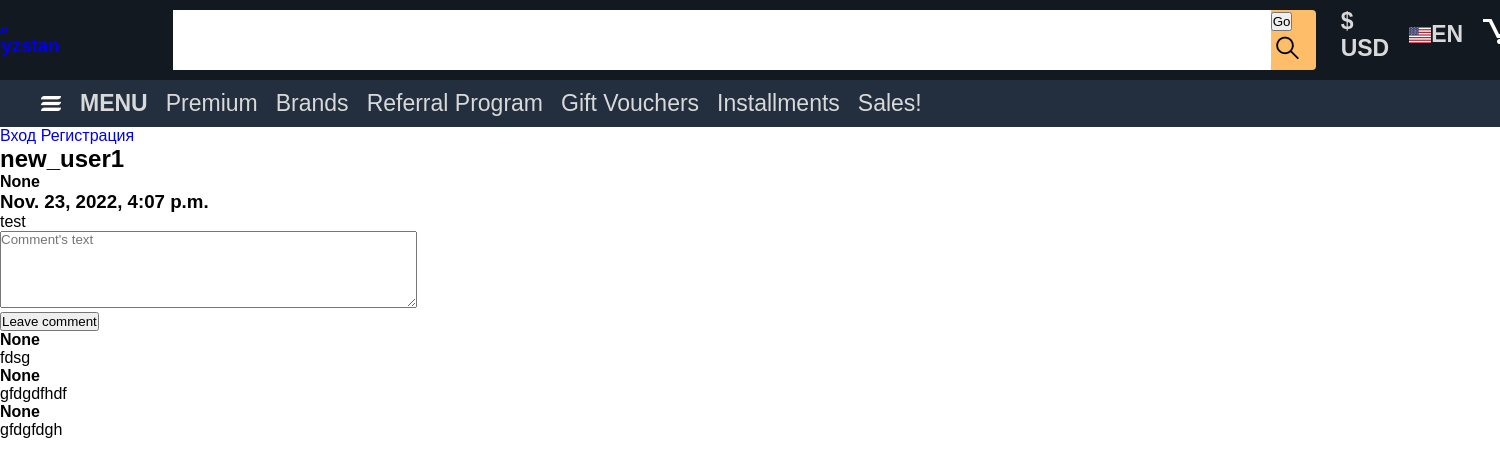
The app's page /8/ with its own data.
### mysite/apps/store/models.py (models this page shows, shortened)
class Product(models.Model):
    product_name = models.CharField('Product Name', max_length=200)
    product_description = models.TextField('Product Description')
    product_date = models.DateTimeField('Posted on', default=timezone.now())
    author = models.ForeignKey(User, on_delete=models.CASCADE, null = True)

class Comment(models.Model):
    product = models.ForeignKey(Product, on_delete=models.CASCADE)
    author = models.ForeignKey(User, on_delete=models.CASCADE, null = True)
    comm_text = models.CharField("Text", max_length=200)

### mysite/apps/store/views.py (the view)
# urls.py: path('<int:product_id>/', views.detail, name='detail'),
def detail(request, product_id):
    try:
        a = Product.objects.get(id=product_id)
    except:
        raise Http404('Product Not Found')
    latest_comments_list = a.comment_set.order_by('-id')[:10]
    return render(request, 'store/detail.html', {'product': a, 'latest_comments_list': latest_comments_list})

### mysite/apps/store/templates/store/detail.html (shortened to what this page needs)
{% extends 'base.html' %}
{% block content %}
<div class="theart">
    <div>
        <h2>{{product.product_name}}</h2>
        <h4>{{product.author}}</h4>
    </div>
    <h3>{{product.product_date}}</h3>
    <p>{{product.product_description}}</p>
</div>
<div class="your_com">
    <form action="{% url 'store:leave_comment' product.id%}" method="POST">
        <textarea name="text" class="form" required placeholder="Comment's text" cols="50" rows="5"></textarea><br>
        <button type="submit">Leave comment</button>
    </form>
</div>
{% if latest_comments_list%}
{%for c in latest_comments_list%}
<li>
    <div class="comments">
        <p class="comm">
            <strong>{{c.author}}</strong>
        </p>
        <p class="zabal">
            {{c.comm_text}}
        </p>
    </div>
</li>
{%endfor%}
{%else%}
    <div class="comments">
        <h4>No Comments</h4>
    </div>
{%endif%}
{% endblock %}

### mysite/apps/store/static/store/css/style.css (style rules this page uses)
* { margin: 0; padding: 0; box-sizing: border-box; list-style: none; text-decoration: none; font-family: Arial, sans-serif; }
li { list-style: none; }

### records on screen
Product: product_name "new_user1", author "None", product_date "Nov. 23, 2022, 4:07 p.m.", product_description "test"
Comment: author "None", comm_text "fdsg"
Comment: author "None", comm_text "gfdgdfhdf"
Comment: author "None", comm_text "gfdgfdgh"
